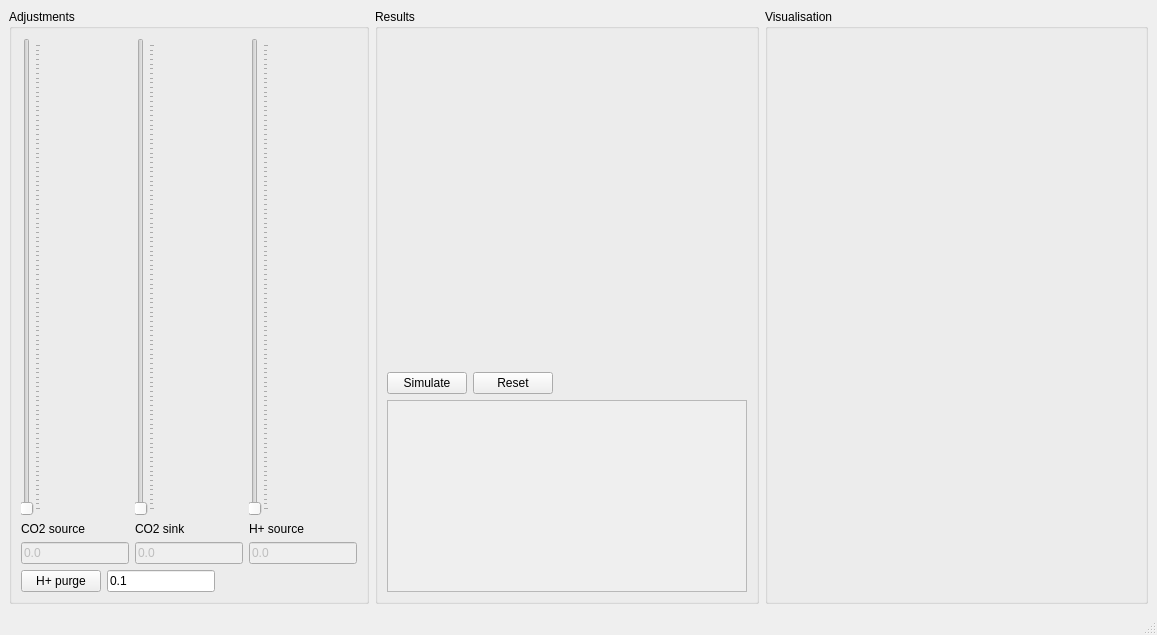
<?xml version="1.0" encoding="UTF-8"?>
<ui version="4.0">
 <class>MainWindow</class>
 <widget class="QMainWindow" name="MainWindow">
  <property name="geometry">
   <rect>
    <x>0</x>
    <y>0</y>
    <width>1157</width>
    <height>635</height>
   </rect>
  </property>
  <property name="windowTitle">
   <string>pH - Model Simulation</string>
  </property>
  <widget class="QWidget" name="centralwidget">
   <layout class="QHBoxLayout" name="horizontalLayout_3">
    <item>
     <widget class="QGroupBox" name="groupBox">
      <property name="title">
       <string>Adjustments</string>
      </property>
      <layout class="QGridLayout" name="gridLayout">
       <item row="0" column="0">
        <layout class="QVBoxLayout" name="verticalLayout">
         <item>
          <widget class="QSlider" name="co2Source">
           <property name="orientation">
            <enum>Qt::Vertical</enum>
           </property>
           <property name="tickPosition">
            <enum>QSlider::TicksBelow</enum>
           </property>
          </widget>
         </item>
         <item>
          <widget class="QLabel" name="co2SourceLabel">
           <property name="text">
            <string>CO2 source</string>
           </property>
          </widget>
         </item>
         <item>
          <widget class="QLineEdit" name="co2SourceValue">
           <property name="enabled">
            <bool>false</bool>
           </property>
           <property name="sizePolicy">
            <sizepolicy hsizetype="Preferred" vsizetype="Fixed">
             <horstretch>0</horstretch>
             <verstretch>0</verstretch>
            </sizepolicy>
           </property>
           <property name="text">
            <string>0.0</string>
           </property>
          </widget>
         </item>
        </layout>
       </item>
       <item row="0" column="1">
        <layout class="QVBoxLayout" name="verticalLayout_2">
         <item>
          <widget class="QSlider" name="co2Sink">
           <property name="orientation">
            <enum>Qt::Vertical</enum>
           </property>
           <property name="tickPosition">
            <enum>QSlider::TicksBelow</enum>
           </property>
          </widget>
         </item>
         <item>
          <widget class="QLabel" name="co2SinkLabel">
           <property name="text">
            <string>CO2 sink</string>
           </property>
          </widget>
         </item>
         <item>
          <widget class="QLineEdit" name="co2SinkValue">
           <property name="enabled">
            <bool>false</bool>
           </property>
           <property name="sizePolicy">
            <sizepolicy hsizetype="Preferred" vsizetype="Fixed">
             <horstretch>0</horstretch>
             <verstretch>0</verstretch>
            </sizepolicy>
           </property>
           <property name="text">
            <string>0.0</string>
           </property>
          </widget>
         </item>
        </layout>
       </item>
       <item row="0" column="2">
        <layout class="QVBoxLayout" name="verticalLayout_3">
         <item>
          <widget class="QSlider" name="protonSource">
           <property name="orientation">
            <enum>Qt::Vertical</enum>
           </property>
           <property name="tickPosition">
            <enum>QSlider::TicksBelow</enum>
           </property>
          </widget>
         </item>
         <item>
          <widget class="QLabel" name="protonSourceLabel">
           <property name="text">
            <string>H+ source</string>
           </property>
          </widget>
         </item>
         <item>
          <widget class="QLineEdit" name="protonSourceValue">
           <property name="enabled">
            <bool>false</bool>
           </property>
           <property name="sizePolicy">
            <sizepolicy hsizetype="Preferred" vsizetype="Fixed">
             <horstretch>0</horstretch>
             <verstretch>0</verstretch>
            </sizepolicy>
           </property>
           <property name="text">
            <string>0.0</string>
           </property>
          </widget>
         </item>
        </layout>
       </item>
       <item row="1" column="0" colspan="3">
        <layout class="QHBoxLayout" name="horizontalLayout">
         <item>
          <widget class="QPushButton" name="protonLevelPurge">
           <property name="text">
            <string>H+ purge</string>
           </property>
          </widget>
         </item>
         <item>
          <widget class="QLineEdit" name="protonPurgeAmount">
           <property name="sizePolicy">
            <sizepolicy hsizetype="Preferred" vsizetype="Fixed">
             <horstretch>0</horstretch>
             <verstretch>0</verstretch>
            </sizepolicy>
           </property>
           <property name="text">
            <string>0.1</string>
           </property>
          </widget>
         </item>
         <item>
          <spacer name="horizontalSpacer_2">
           <property name="orientation">
            <enum>Qt::Horizontal</enum>
           </property>
           <property name="sizeHint" stdset="0">
            <size>
             <width>40</width>
             <height>20</height>
            </size>
           </property>
          </spacer>
         </item>
        </layout>
       </item>
      </layout>
     </widget>
    </item>
    <item>
     <widget class="QGroupBox" name="groupBox_2">
      <property name="title">
       <string>Results</string>
      </property>
      <layout class="QVBoxLayout" name="verticalLayout_5">
       <item>
        <layout class="QVBoxLayout" name="verticalLayout_4">
         <item>
          <widget class="MatplotlibWidget" name="plotArea" native="true">
           <property name="sizePolicy">
            <sizepolicy hsizetype="Preferred" vsizetype="Expanding">
             <horstretch>2</horstretch>
             <verstretch>2</verstretch>
            </sizepolicy>
           </property>
           <property name="minimumSize">
            <size>
             <width>200</width>
             <height>100</height>
            </size>
           </property>
          </widget>
         </item>
         <item>
          <layout class="QHBoxLayout" name="horizontalLayout_2">
           <item>
            <widget class="QPushButton" name="simulateButton">
             <property name="minimumSize">
              <size>
               <width>80</width>
               <height>0</height>
              </size>
             </property>
             <property name="text">
              <string>Simulate</string>
             </property>
            </widget>
           </item>
           <item>
            <widget class="QPushButton" name="resetButton">
             <property name="text">
              <string>Reset</string>
             </property>
            </widget>
           </item>
           <item>
            <spacer name="horizontalSpacer">
             <property name="orientation">
              <enum>Qt::Horizontal</enum>
             </property>
             <property name="sizeHint" stdset="0">
              <size>
               <width>40</width>
               <height>20</height>
              </size>
             </property>
            </spacer>
           </item>
          </layout>
         </item>
         <item>
          <widget class="QPlainTextEdit" name="logText">
           <property name="enabled">
            <bool>false</bool>
           </property>
           <property name="sizePolicy">
            <sizepolicy hsizetype="Preferred" vsizetype="Expanding">
             <horstretch>0</horstretch>
             <verstretch>0</verstretch>
            </sizepolicy>
           </property>
          </widget>
         </item>
        </layout>
       </item>
      </layout>
     </widget>
    </item>
    <item>
     <widget class="QGroupBox" name="groupBox_3">
      <property name="title">
       <string>Visualisation</string>
      </property>
      <layout class="QVBoxLayout" name="verticalLayout_6">
       <item>
        <widget class="ZincWidget" name="widget" native="true">
         <property name="sizePolicy">
          <sizepolicy hsizetype="Expanding" vsizetype="Expanding">
           <horstretch>2</horstretch>
           <verstretch>0</verstretch>
          </sizepolicy>
         </property>
         <property name="minimumSize">
          <size>
           <width>200</width>
           <height>100</height>
          </size>
         </property>
        </widget>
       </item>
       <item>
        <spacer name="verticalSpacer">
         <property name="orientation">
          <enum>Qt::Vertical</enum>
         </property>
         <property name="sizeHint" stdset="0">
          <size>
           <width>20</width>
           <height>40</height>
          </size>
         </property>
        </spacer>
       </item>
      </layout>
     </widget>
    </item>
   </layout>
  </widget>
  <widget class="QMenuBar" name="menubar">
   <property name="geometry">
    <rect>
     <x>0</x>
     <y>0</y>
     <width>1157</width>
     <height>19</height>
    </rect>
   </property>
  </widget>
  <widget class="QStatusBar" name="statusbar"/>
 </widget>
 <customwidgets>
  <customwidget>
   <class>ZincWidget</class>
   <extends>QWidget</extends>
   <header>zincwidget.h</header>
   <container>1</container>
  </customwidget>
  <customwidget>
   <class>MatplotlibWidget</class>
   <extends>QWidget</extends>
   <header>matplotlibwidget.h</header>
   <container>1</container>
  </customwidget>
 </customwidgets>
 <resources/>
 <connections/>
</ui>
